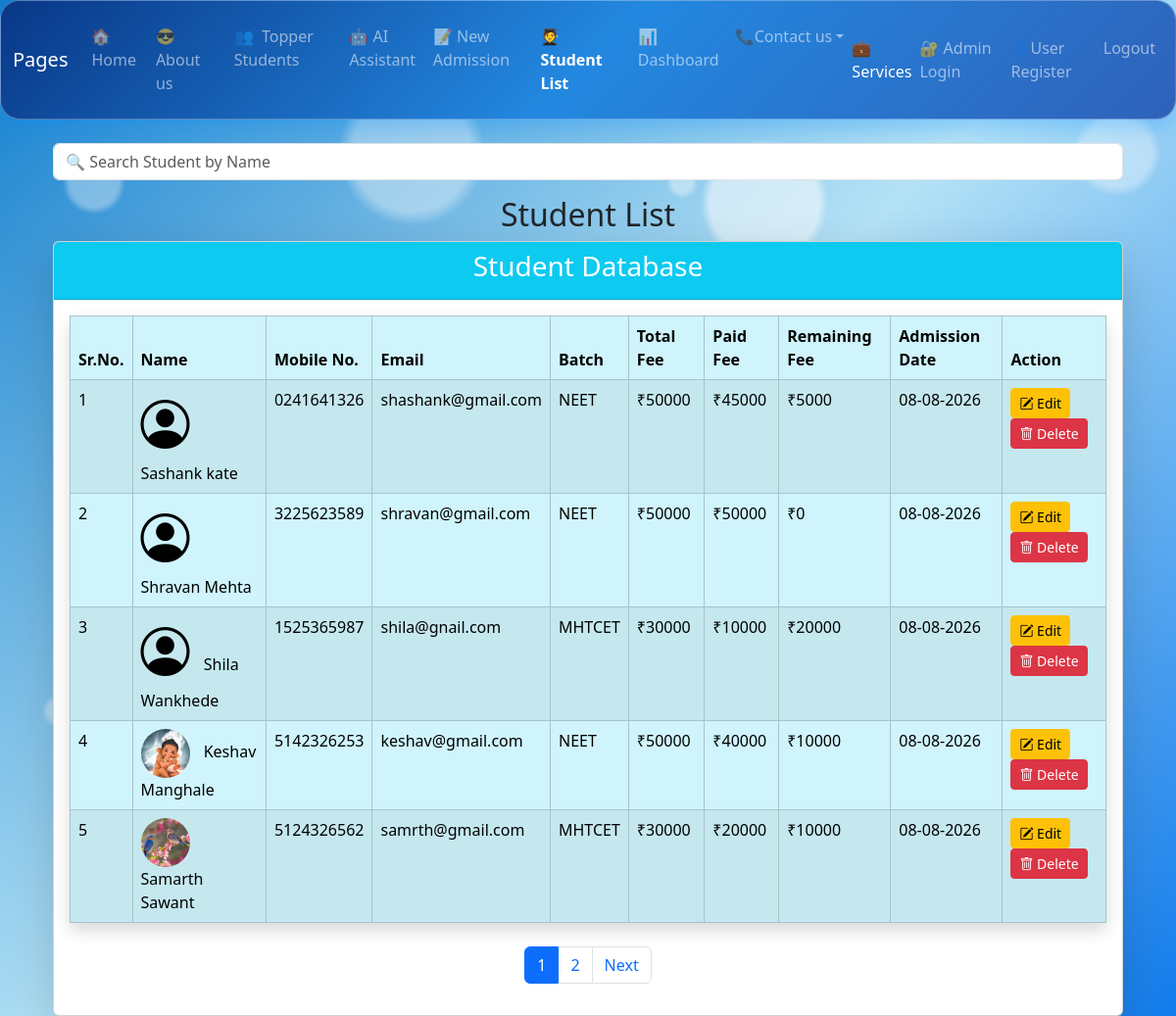
Screenshot of /student_list (signed in) with the database file from the repository.
### app.py (models this page shows)
class Student(db.Model):
    id = db.Column(db.Integer, primary_key=True)
    name = db.Column(db.String(100), nullable=False)
    phone = db.Column(db.String(15), nullable=False)
    email = db.Column(db.String(100))
    photo = db.Column(db.String(100))
    batch = db.Column(db.String(50), nullable=False)
    total_fee = db.Column(db.Integer, default=0)
    paid_fee = db.Column(db.Integer, default=0)
    admission_date = db.Column(db.DateTime, default=datetime.utcnow)
    @property
    def pending_fee(self):
        return self.total_fee - self.paid_fee

### app.py (the view)
@app.route('/student_list')
def student_list():
    print(session)
    if "user" not in session:
        flash("Please Login First", "warning")
        return redirect(url_for('login'))
    search = request.args.get("search", "")
    page = request.args.get("page", 1, type=int)
    if search:
        students = Student.query.filter(
            Student.name.contains(search)
        ).paginate(
            page=page,
            per_page=5,
            error_out=False
        )
    else:
        students = Student.query.paginate(
            page=page,
            per_page=5,
            error_out=False
        )
    return render_template(
        "student_list.html",
        students=students,
        search=search
    )

### templates/student_list.html (shortened to what this page needs)
{% extends 'base.html' %}
{% block content %}
<div class="container mt-4">
<form method="GET" action="{{ url_for('student_list') }}" class="mb-3">
<div class="input-group">
<input type="text"
name="search"
class="form-control"
placeholder="🔍 Search Student by Name"
value="{{ search if search else '' }}">
</div>
</form>
<h2 class="text-center">Student List</h2>
<div class="card shadow-lg">
<div class="card-header bg-info text-white text-center">
<h3>Student Database</h3>
</div>
<div class="card-body">
<table class="table table-info table-bordered table-striped table-hover shadow">
<thead>
<tr>
<th>Sr.No.</th>
<th>Name</th>
<th>Mobile No.</th>
<th>Email</th>
<th>Batch</th>
<th>Total Fee</th>
<th>Paid Fee</th>
<th>Remaining Fee</th>
<th>Admission Date</th>
<th>Action</th>
</tr>
</thead>
<tbody>
{% for s in students %}
<tr>
<td>{{ (students.page - 1) * students.per_page + loop.index }}</td>
<td>
{% if s.photo %}
    <img src="{{ url_for('static', filename='uploads/' + s.photo) }}"
         width="50"
         height="50"
         style="border-radius:50%; object-fit:cover; margin-right:10px;">
{% else %}
    <i class="bi bi-person-circle"
       style="font-size:50px; margin-right:10px;"></i>
{% endif %}
{{ s.name }}
</td>
<td>{{ s.phone }}</td>
<td>{{ s.email }}</td>
<td>{{ s.batch }}</td>
<td>₹{{ s.total_fee }}</td>
<td>₹{{ s.paid_fee }}</td>
<td>₹{{ s.pending_fee }}</td>
<td>{{ s.admission_date.strftime('%d-%m-%Y') if s.admission_date else '' }}</td>
<td>
<a href="{{ url_for('edit_student', id=s.id) }}"
class="btn btn-warning btn-sm">
<i class="bi bi-pencil-square"></i> Edit
</a>
<a href="{{ url_for('delete_student', id=s.id) }}"
class="btn btn-danger btn-sm"
onclick="return confirm('Are you sure you want to delete this student?')">
<i class="bi bi-trash"></i> Delete
</a>
</td>
</tr>
{% endfor %}
</tbody>
</table>
<div class="d-flex justify-content-center mt-4">
    <nav>
        <ul class="pagination">
            {% for page_num in students.iter_pages() %}
                {% if page_num %}
                    {% if page_num == students.page %}
                    <li class="page-item active">
                        <span class="page-link">
                            {{ page_num }}
                        </span>
                    </li>
                    {% else %}
                    <li class="page-item">
                        <a class="page-link"
                           href="{{ url_for('student_list', page=page_num, search=search) }}">
                            {{ page_num }}
                        </a>
                    </li>
                    {% endif %}
                {% endif %}
            {% endfor %}
            {% if students.has_next %}
            <li class="page-item">
                <a class="page-link"
                   href="{{ url_for('student_list', page=students.next_num, search=search) }}">
                    Next
                </a>
            </li>
            {% endif %}
        </ul>
    </nav>
</div>
</div>
</div>
</div>
{% endblock %}

### templates/base.html (shortened to what this page needs)
<!DOCTYPE html>
<html>
    <head>
        <link href="https://cdn.jsdelivr.net/npm/bootstrap@5.3.3/dist/css/bootstrap.min.css" rel="stylesheet">
   <link rel="stylesheet" href="https://cdn.jsdelivr.net/npm/bootstrap-icons@1.11.3/font/bootstrap-icons.css">
    </head>
    <body style="background-color:#589dac">
     <nav class="navbar navbar-expand-lg navbar-dark py-3"
     style="
background: linear-gradient(135deg,#093787,#2388e0,#2f62ba);
color:white;
border-radius:20px;
border:1px solid rgba(255,255,255,.3);
box-shadow:0 8px 25px rgba(0,140,255,.3);
";>
            <div class="container-fluid">
                <a href="#" class="navbar-brand">Pages</a>
                <div class="collapse navbar-collapse" id="navbarCollapse">
                    <div class="navbar-nav">
                <a href="{{ url_for('home') }}" class="nav-item nav-link {% if request.endpoint == 'home' %}active fw-bold{% endif %}">🏠&nbsp; Home</a>
                <a href="{{ url_for('about') }}" class="nav-item nav-link {% if request.endpoint == 'about' %}active fw-bold{% endif %}">😎&nbsp; About us</a>
                <a href="{{ url_for('students') }}" class="nav-item nav-link {% if request.endpoint == 'students' %}active fw-bold{% endif %}">👥&nbsp; Topper Students</a>
                <li class="nav-item"><a class="nav-link" href="{{ url_for('ai_assistant') }}"> 🤖 AI Assistant</a></li>
                 <a href="{{ url_for('admission') }}" class="nav-item nav-link {% if request.endpoint == 'admission' %}active fw-bold{% endif %}">📝 New Admission</a>
                    <a href="{{ url_for('student_list') }}" class="nav-item nav-link {% if request.endpoint == 'student_list' %}active fw-bold{% endif %}">🧑‍🎓&nbsp; Student List</a>
                    <a href="{{ url_for('dashboard') }}" class="nav-link">📊 Dashboard</a>
                    <a href="#" class=" nav-link dropdown-toggle" data-bs-toggle="dropdown" active>📞Contact us</a>
                </div>
                <a href="#" class="nav-item nav-link active">💼Services</a>
            </div>
            <div class="navbar-nav ms-auto">
                <a class="nav-link" href="{{ url_for('login') }}">🔐 Admin Login</a>
               <a class="nav-link" href="{{ url_for('register') }}">👤User Register</a>
               <li class="nav-item">
    <a class="nav-link" href="{{ url_for('logout') }}">
         Logout
    </a>
</li>
            </div>
        </div>
    </nav>
        <div class="container mt-4">
    {% block content %}
    {% endblock %}
</div>
    </body>
</html>

### templates/base.html (style rules this page uses)
body { background:linear-gradient(135deg,#127ecd,#b4e2f6,#127ced); min-height:100vh; overflow-x:hidden; }
body::before { content:""; position:fixed; top:0; left:0; width:100%; height:100%; pointer-events:none; z-index:0; background: radial-gradient(circle at 8% 18%, rgba(255,255,255,.35) 0 25px, transparent 32px), radial-gradient(circle at 20% 65%, rgba(255,255,255,.22) 0 45px, transparent 55px), radial-gradient(circle at 35% 35%, rgba(255,255,255,.30) 0 18px, transparent 25px), radial-gradient(circle at 50% 80%, rgba(255,255,255,.25) 0 35px, transparent 45px), radial-gradient(circle at 65% 20%, rgba(255,255,255,.32) 0 55px, transparent 65px), radial-gradient(circle at 78% 60%, rgba(255,255,255,.25) 0 28px, transparent 38px), radial-gradient(circle at 90% 30%, rgba(255,255,255,.35) 0 20px, transparent 30px), radial-gradient(circle at 88% 85%, rgba(255,255,255,.22) 0 50px, transparent 60px), radial-gradient(circle at 15% 85%, rgba(255,255,255,.18) 0 30px, transparent 40px), radial-gradient(circle at 35% 15%, rgba(255,255,255,.22) 0 60px, transparent 75px), radial-gradient(circle at 60% 90%, rgba(255,255,255,.20) 0 25px, transparent 35px), radial-gradient(circle at 75% 45%, rgba(255,255,255,.15) 0 70px, transparent 85px), radial-gradient(circle at 95% 15%, rgba(255,255,255,.20) 0 35px, transparent 45px), radial-gradient(circle at 35% 35%, rgba(255,255,255,.30) 0 18px, transparent 25px), radial-gradient(circle at 15% 85%, rgba(255,255,255,.18) 0 30px, transparent 40px), radial-gradient(circle at 35% 15%, rgba(255,255,255,.22) 0 60px, transparent 75px), radial-gradient(circle at 60% 90%, rgba(255,255,255,.20) 0 25px, transparent 35px), radial-gradient(circle at 75% 45%, rgba(255,255,255,.15) 0 70px, transparent 85px), radial-gradient(circle at 95% 15%, rgba(255,255,255,.20) 0 35px, transparent 45px), radial-gradient(circle at 35% 35%, rgba(255,255,255,.30) 0 18px, transparent 25px), radial-gradient(circle at 50% 80%, rgba(255,255,255,.25) 0 35px, transparent 45px), radial-gradient(circle at 65% 20%, rgba(255,255,255,.32) 0 55px, transparent 65px), radial-gradient(circle at 78% 60%, rgba(255,255,255,.25) 0 28px, transparent 38px), radial-gradient(circle at 90% 30%, rgba(255,255,255,.35) 0 20px, transparent 30px), radial-gradient(circle at 88% 85%, rgba(255,255,255,.22) 0 50px, transparent 60px), radial-gradient(circle at 12% 25%, rgba(255,255,255,.25) 0 8px, transparent 14px), radial-gradient(circle at 28% 55%, rgba(255,255,255,.45) 0 12px, transparent 18px), radial-gradient(circle at 45% 75%, rgba(255,255,255,.28) 0 7px, transparent 13px), radial-gradient(circle at 58% 18%, rgba(255,255,255,.22) 0 10px, transparent 16px), radial-gradient(circle at 72% 80%, rgba(255,255,255,.25) 0 9px, transparent 15px), radial-gradient(circle at 88% 50%, rgba(255,255,255,.20) 0 13px, transparent 20px), radial-gradient(circle at 92% 15%, rgba(255,255,255,.30) 0 6px, transparent 12px), radial-gradient(circle at 5% 70%, rgba(255,255,255,.22) 0 11px, transparent 17px), radial-gradient(circle at 12% 25%, rgba(255,255,255,.25) 0 8px, transparent 14px), radial-gradient(circle at 28% 55%, rgba(255,255,255,.45) 0 12px, transparent 18px), radial-gradient(circle at 45% 75%, rgba(255,255,255,.28) 0 7px, transparent 13px), radial-gradient(circle at 58% 18%, rgba(255,255,255,.22) 0 10px, transparent 16px), radial-gradient(circle at 72% 80%, rgba(255,255,255,.25) 0 9px, transparent 15px), radial-gradient(circle at 88% 50%, rgba(255,255,255,.20) 0 13px, transparent 20px), radial-gradient(circle at 92% 15%, rgba(255,255,255,.30) 0 6px, transparent 12px), radial-gradient(circle at 5% 70%, rgba(255,255,255,.22) 0 11px, transparent 17px); filter:blur(1px); animation:bubbleMove 8s ease-in-out infinite alternate; }

### rows the page displays
Student: (students.page-1)*students.per_page+loop.index "1", name "Sashank kate", phone "0241641326", email "shashank@gmail.com", batch "NEET", total_fee "50000", paid_fee "45000", pending_fee "5000", admission_date "08-08-2026"
Student: (students.page-1)*students.per_page+loop.index "2", name "Shravan Mehta", phone "3225623589", email "shravan@gmail.com", batch "NEET", total_fee "50000", paid_fee "50000", pending_fee "0", admission_date "08-08-2026"
Student: (students.page-1)*students.per_page+loop.index "3", name "Shila Wankhede", phone "1525365987", email "shila@gnail.com", batch "MHTCET", total_fee "30000", paid_fee "10000", pending_fee "20000", admission_date "08-08-2026"
Student: (students.page-1)*students.per_page+loop.index "4", photo (picture), name "Keshav Manghale", phone "5142326253", email "keshav@gmail.com", batch "NEET", total_fee "50000", paid_fee "40000", pending_fee "10000", admission_date "08-08-2026"
Student: (students.page-1)*students.per_page+loop.index "5", photo (picture), name "Samarth Sawant", phone "5124326562", email "samrth@gmail.com", batch "MHTCET", total_fee "30000", paid_fee "20000", pending_fee "10000", admission_date "08-08-2026"

### other values shown
{{ page_num }} "1"
{{ page_num }} "2"
